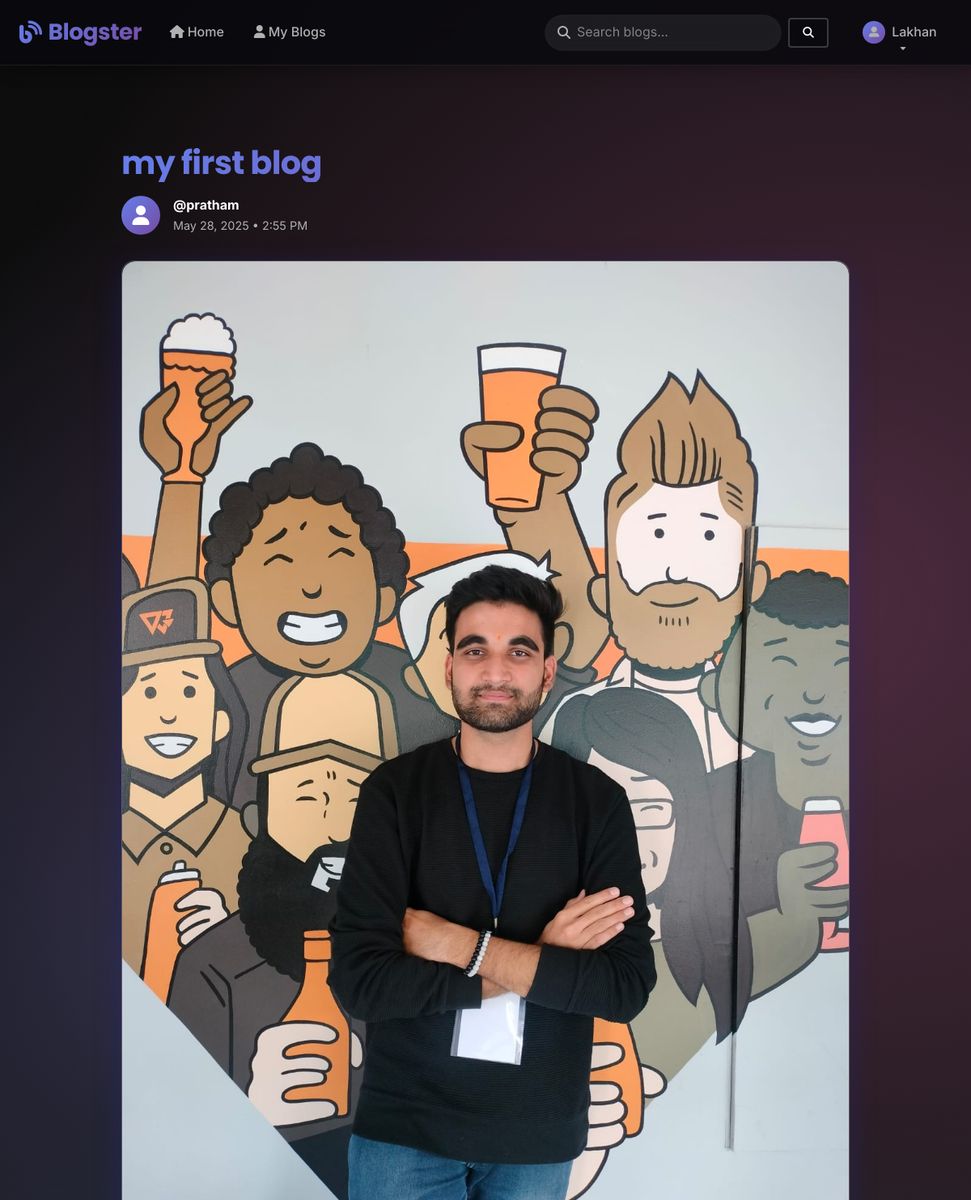
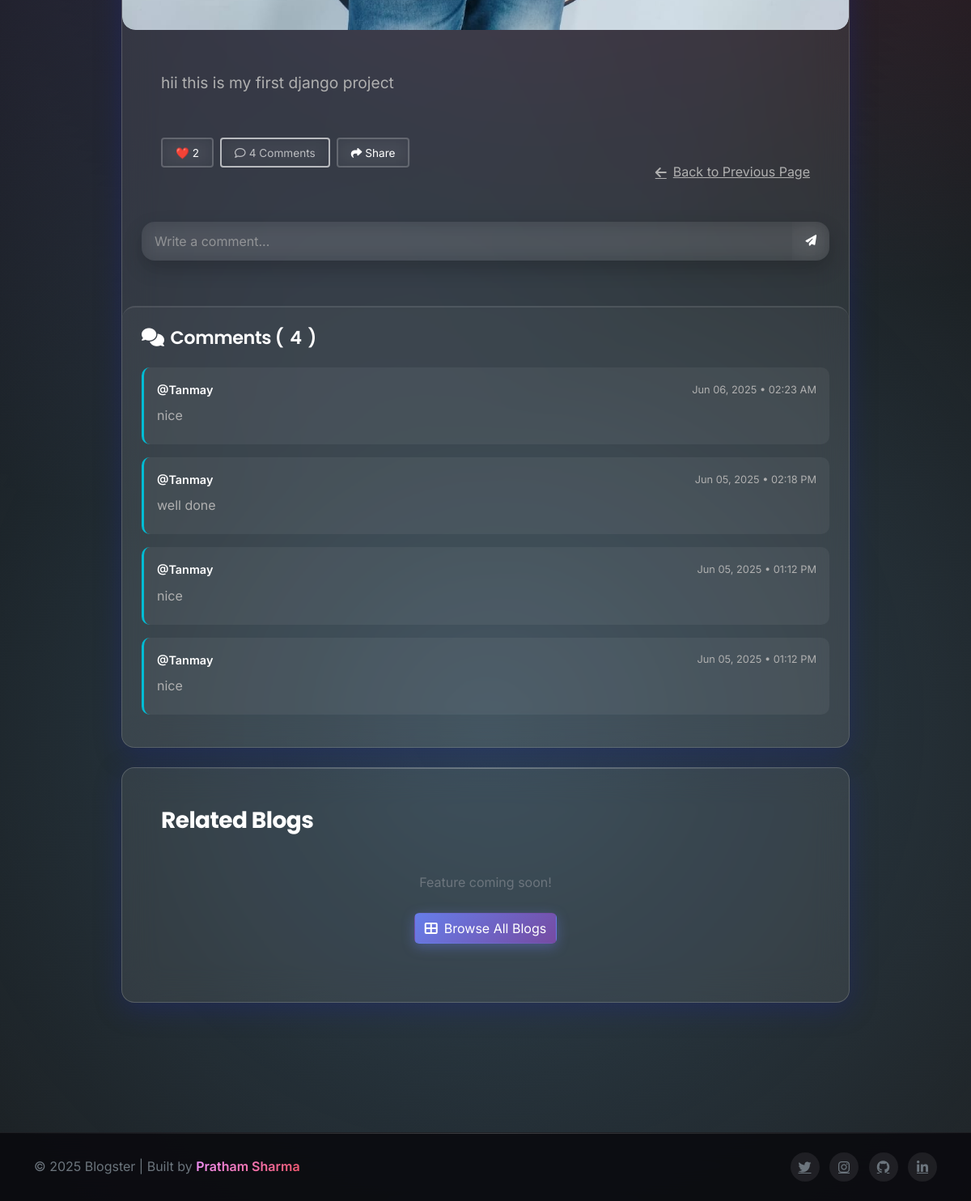
Page /tweet/1/ (signed in) on the committed database (2 pictures, top to bottom).
### tweet/models.py (models this page shows, shortened)
class Tweet(models.Model):
    user= models.ForeignKey(User,on_delete=models.CASCADE)
    title=models.TextField(max_length=240,default='my first blog')
    text=models.TextField(max_length=240)
    photo=models.ImageField(upload_to='photos/',blank=True,null=True)
    created_at=models.DateTimeField(auto_now_add=True)
    updated_at=models.DateTimeField( auto_now=True)
    likes = models.ManyToManyField(User, related_name='liked_tweets', blank=True)
    def like_count(self):
        return self.likes.count()

class Comment(models.Model):
    tweet = models.ForeignKey(Tweet, on_delete=models.CASCADE, related_name='comments')
    user = models.ForeignKey(User, on_delete=models.CASCADE)
    text = models.TextField(max_length=500)
    created_at = models.DateTimeField(auto_now_add=True)
    sentiment = models.CharField(max_length=20, default='neutral')  # 'positive', 'negative', 'neutral'

### tweet/views.py (the view)
# urls.py: path('<int:tweet_id>/', views.tweet_detail, name='tweet_detail'),
def tweet_detail(request, tweet_id):
    tweet = get_object_or_404(Tweet, id=tweet_id)
    comments = tweet.comments.all().order_by('-created_at')
    return render(request, 'tweet_page.html', {
        'tweet': tweet,
        'comments': comments
    })

### tweet/templates/tweet_page.html (shortened to what this page needs)
{% extends "layout.html" %}
{% block content%}
<div class="container py-5">
  <div class="tweet-container">
    <div class="tweet-header">
      <h1 class="tweet-title gradient-text">{{ tweet.title }}</h1>
      <div class="tweet-meta">
        <div class="tweet-author">
          <div class="author-avatar">
            <i class="fas fa-user"></i>
          </div>
          <div class="author-info">
            <a href="{%url 'user_profile' tweet.user.id%}" style="color: inherit; text-decoration: none;">
            <div class="author-username">@{{ tweet.user.username }}</div>
            </a>
            <div class="tweet-date">
              {{ tweet.created_at|date:"F j, Y • g:i A" }}
            </div>
          </div>
        </div>
      </div>
    </div>
    <div class="glass-card p-0 overflow-hidden mb-4">
      {% if tweet.photo %}
      <div class="tweet-image-container">
        <img
          src="{{ tweet.photo.url }}"
          class="tweet-image"
          alt="{{ tweet.title }}"
        />
      </div>
      {% endif %}
      <div class="p-4 p-md-5">
        <div class="tweet-content">{{ tweet.text|linebreaksbr }}</div>
        <div class="d-flex flex-column flex-md-row justify-content-between align-items-start align-items-md-center">
          <div class="tweet-actions-buttons">
            {% if user.is_authenticated %}
            <button class="btn btn-outline-custom btn-sm" id="like-btn" type="button" data-id="{{ tweet.id }}">
              <span id="like-icon">
                {% if user in tweet.likes.all %}❤️{% else %}🤍{% endif %}
              </span>
              <span id="like-count">{{ tweet.like_count }}</span>
            </button>
            {% endif %}
            <button class="btn btn-outline-custom btn-sm" disabled id="comment-count-btn">
              <i class="far fa-comment me-1"></i><span id="comment-count">{{ comments.count }}</span> Comment<span id="comment-plural">{{ comments.count|pluralize }}</span>
            </button>
            <button class="btn btn-outline-custom btn-sm" onclick="sharePost()">
              <i class="fas fa-share me-1"></i>Share
            </button>
          </div>
          <a href="javascript:history.back()" class="back-link">
            <i class="fas fa-arrow-left me-2"></i>Back to Previous Page
          </a>
        </div>
      </div>
      {% if user.is_authenticated %}
      <div class="p-4 pt-0">
        <form id="comment-form" class="comment-form">
          <div class="input-group comment-input-group">
            <input
              type="text"
              name="comment"
              id="comment-input"
              class="form-control comment-input"
              placeholder="Write a comment..."
              required
            />
            <button class="btn btn-outline-custom btn-sm" type="submit" id="comment-submit-btn">
              <i class="fas fa-paper-plane"></i>
            </button>
          </div>
        </form>
      </div>
      {% endif %}
      <div class="comments-section" id="comments-section">
        <h3>
          <i class="fas fa-comments"></i>
          Comments (<span id="comments-count">{{ comments.count }}</span>)
        </h3>
        <div id="comments-container">
          {% for c in comments %}
            <div class="comment-card" data-comment-id="{{ c.id }}">
              <div class="comment-header">
                <a href="{% url 'user_profile' c.user.id %}" style="color: inherit; text-decoration: none;">
                <div class="comment-user">@{{ c.user.username }}</div>
                </a>
                <div class="comment-date">{{ c.created_at|date:"M d, Y • h:i A" }}</div>
              </div>
              <div class="comment-text">{{ c.text|linebreaksbr }}</div>
            </div>
          {% empty %}
            <div class="no-comments" id="no-comments-message">
              <i class="far fa-comment-slash mb-2" style="font-size: 2rem; opacity: 0.5;"></i>
              <p>No comments yet. Be the first to start the conversation!</p>
            </div>
          {% endfor %}
        </div>
      </div>
    </div>
    <div class="glass-card p-4 p-md-5 mt-4">
      <h3 class="fw-bold mb-4">Related Blogs</h3>
      <div class="text-center py-4">
        <p class="text-secondary mb-4">Feature coming soon!</p>
        <a href="{% url 'tweet_list' %}" class="btn btn-primary-custom">
          <i class="fas fa-th-large me-2"></i>Browse All Blogs
        </a>
      </div>
    </div>
  </div>
</div>
{% endblock %}

### templates/layout.html (shortened to what this page needs)
<!DOCTYPE html>
<html lang="en">
  <head>
    <link
      href="https://cdn.jsdelivr.net/npm/bootstrap@5.3.6/dist/css/bootstrap.min.css"
      rel="stylesheet"
    />
    <link
      rel="stylesheet"
      href="https://cdnjs.cloudflare.com/ajax/libs/font-awesome/6.4.0/css/all.min.css"
    />
  </head>
  <body class="d-flex flex-column min-vh-100">
    <nav class="navbar navbar-expand-lg navbar-dark sticky-top">
      <div class="container-fluid px-4">
        <a
          class="navbar-brand d-flex align-items-center"
          href="{% url 'home' %}"
        >
          <i class="fas fa-blog me-2"></i>Blogster
        </a>
        <div class="collapse navbar-collapse" id="navbarNav">
          <ul class="navbar-nav me-auto mb-2 mb-lg-0">
            <li class="nav-item">
              <a class="nav-link" href="{% url 'tweet_list' %}">
                <i class="fas fa-home me-1"></i>Home
              </a>
            </li>
            <li class="nav-item">
              <a class="nav-link" href="{% url 'my_tweets' %}">
                <i class="fas fa-user me-1"></i>My Blogs
              </a>
            </li>
          </ul>
          <form
            class="d-flex align-items-center me-4"
            method="get"
            action="{% url 'tweet_search' %}"
          >
            <div class="search-container position-relative">
              <i class="fas fa-search search-icon"></i>
              <input
                class="search-input border-0"
                type="search"
                name="q"
                placeholder="Search blogs..."
              />
            </div>
            <button class="btn btn-outline-custom btn-sm ms-2" type="submit">
              <i class="fas fa-search"></i>
            </button>
          </form>
          <ul class="navbar-nav">
            {% if user.is_authenticated %}
            <li class="nav-item dropdown">
              <a
                class="nav-link dropdown-toggle d-flex align-items-center"
                href="#"
                role="button"
                data-bs-toggle="dropdown"
              >
                <div class="d-flex align-items-center">
                  <div
                    class="me-2"
                    style="
                      width: 28px;
                      height: 28px;
                      background: var(--primary-gradient);
                      border-radius: 50%;
                      display: flex;
                      align-items: center;
                      justify-content: center;
                    "
                  >
                    <i class="fas fa-user-alt" style="font-size: 0.8rem"></i>
                  </div>
                  <span>{{ user.username }}</span>
                </div>
              </a>
            </li>
            {% endif %}
          </ul>
        </div>
      </div>
    </nav>
    <main class="flex-grow-1">
      <main class="container-fluid px-4 py-5 page-transition">
        {% block content %}{% endblock %}
      </main>
    </main>
    <footer class="footer text-center py-4">
      <div class="container">
        <div class="row align-items-center">
          <div class="col-md-6 text-md-start">
            <p class="mb-0 text-secondary">
              &copy; 2025 Blogster | Built by
              <span class="secondary-gradient-text fw-semibold"
                >Pratham Sharma</span
              >
            </p>
          </div>
          <div class="col-md-6 text-md-end mt-3 mt-md-0">
            <div class="social-links">
              <a href="https://x.com/Pratham16092004" class="text-secondary me-2"
                ><i class="fab fa-twitter"></i
              ></a>
              <a href="https://www.instagram.com/_pratham_169/" class="text-secondary me-2"
                ><i class="fab fa-instagram"></i
              ></a>
              <a href="https://github.com/PrathamSharma169" class="text-secondary me-2"
                ><i class="fab fa-github"></i
              ></a>
              <a href="https://www.linkedin.com/in/pratham-sharma-9a5307251/" class="text-secondary"
                ><i class="fab fa-linkedin-in"></i
              ></a>
            </div>
          </div>
        </div>
      </div>
    </footer>
  </body>
</html>

### tweet/templates/tweet_page.html (style rules this page uses)
.tweet-container { max-width: 900px; margin: 0 auto; }
.tweet-header { margin-bottom: 2rem; }
.tweet-title { font-size: 2.5rem; font-weight: 700; line-height: 1.2; margin-bottom: 1rem; word-wrap: break-word; word-break: break-word; hyphens: auto; white-space: normal; overflow: visible; }
.tweet-image { border-radius: var(--border-radius-md); box-shadow: 0 20px 40px rgba(0, 0, 0, 0.4); width: 100%; height: auto; object-fit: contain; display: block; transition: box-shadow 0.3s ease; position: relative; z-index: 1; }
.tweet-meta { display: flex; align-items: flex-start; margin-bottom: 2rem; flex-wrap: wrap; gap: 1rem; position: relative; z-index: 2; }
.tweet-author { display: flex; align-items: center; flex: 1; min-width: 0; }
.author-avatar { width: 48px; height: 48px; border-radius: 50%; background: var(--primary-gradient); display: flex; align-items: center; justify-content: center; font-size: 1.5rem; color: white; margin-right: 1rem; flex-shrink: 0; }
.author-info { min-width: 0; }
.author-username { font-weight: bold; color: white; word-break: break-word; }
.tweet-date { color: var(--text-secondary); font-size: 0.9rem; }
.tweet-content { font-size: 1.2rem; line-height: 1.8; margin-bottom: 3rem; color: var(--text-secondary); word-wrap: break-word; }
.back-link { display: inline-flex; align-items: center; margin-top: 2rem; color: var(--text-secondary); transition: all 0.3s ease; }
.comment-input-group { background: rgba(255, 255, 255, 0.05); backdrop-filter: blur(10px); border-radius: var(--border-radius-md); overflow: hidden; box-shadow: 0 10px 25px rgba(0, 0, 0, 0.2); transition: box-shadow 0.3s ease; }
.comment-input { background: transparent; border: none; color: var(--text-primary, #fff); padding: 0.75rem 1rem; font-size: 1rem; }
.comment-form button { background: transparent; border: none; color: var(--text-primary, #fff); padding: 0.75rem 1rem; }
.tweet-actions-buttons { display: flex; flex-wrap: wrap; gap: 0.5rem; margin-bottom: 1rem; }
.tweet-actions-buttons .btn { flex-shrink: 0; }
.tweet-image-container { position: relative; overflow: hidden; border-radius: var(--border-radius-md); background: rgba(0, 0, 0, 0.1); z-index: 1; }
.comments-section { margin-top: 2rem; padding: 1.5rem; background: rgba(255, 255, 255, 0.03); border-radius: var(--border-radius-md); border-top: 2px solid rgba(255, 255, 255, 0.1); }
.comments-section h3 { color: var(--text-primary, #fff); font-size: 1.4rem; font-weight: 600; margin-bottom: 1.5rem; display: flex; align-items: center; gap: 0.5rem; }
.comment-card { background: rgba(255, 255, 255, 0.05); padding: 1rem; border-radius: var(--border-radius-sm); margin-bottom: 1rem; border-left: 3px solid var(--primary-color, #00bcd4); transition: all 0.3s ease; }
.comment-header { display: flex; justify-content: space-between; align-items: center; margin-bottom: 0.5rem; }
.comment-user { font-weight: 600; color: var(--text-primary, #fff); font-size: 0.9rem; }
.comment-date { font-size: 0.8rem; color: var(--text-secondary, #aaa); }
.comment-text { font-size: 1rem; color: var(--text-secondary, #ccc); line-height: 1.5; margin-bottom: 0.5rem; }

### rows in the picture
Tweet: title "my first blog", user.username "pratham", created_at "May 28, 2025 • 2:55 PM", photo (placeholder picture), text "hii this is my first django project", like_count "2"
Comment: user.username "Tanmay", created_at "Jun 06, 2025 • 02:23 AM", text "nice"
Comment: user.username "Tanmay", created_at "Jun 05, 2025 • 02:18 PM", text "well done"
Comment: user.username "Tanmay", created_at "Jun 05, 2025 • 01:12 PM", text "nice"
Comment: user.username "Tanmay", created_at "Jun 05, 2025 • 01:12 PM", text "nice"

### other values in the picture
{{ user.username }} "Lakhan"
{{ comments.count }} "4"
